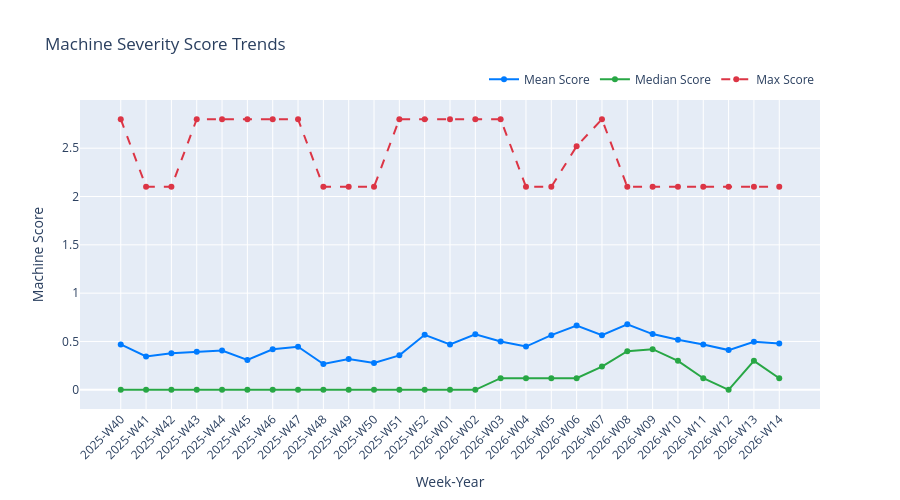

Here is the notebook cell this chart was saved with:
### Code cell
# Machine score trends
print("\n" + "=" * 80)
print("SEVERITY SCORE TRENDS")
print("=" * 80)

# Average machine score by week
avg_machine_scores = machine_status_df.groupby('week_label')['machine_score'].agg(['mean', 'median', 'max'])
print("\nMachine Score Statistics by Week:")
print(avg_machine_scores.round(2).to_string())

# Visualize score trends
fig_scores = go.Figure()

fig_scores.add_trace(go.Scatter(
    x=avg_machine_scores.index,
    y=avg_machine_scores['mean'],
    mode='lines+markers',
    name='Mean Score',
    line=dict(color='#007bff', width=2)
))

fig_scores.add_trace(go.Scatter(
    x=avg_machine_scores.index,
    y=avg_machine_scores['median'],
    mode='lines+markers',
    name='Median Score',
    line=dict(color='#28a745', width=2)
))

fig_scores.add_trace(go.Scatter(
    x=avg_machine_scores.index,
    y=avg_machine_scores['max'],
    mode='lines+markers',
    name='Max Score',
    line=dict(color='#dc3545', width=2, dash='dash')
))

fig_scores.update_layout(
    title='Machine Severity Score Trends',
    xaxis_title='Week-Year',
    yaxis_title='Machine Score',
    xaxis_tickangle=-45,
    height=500,
    legend=dict(orientation="h", yanchor="bottom", y=1.02, xanchor="right", x=1)
)

fig_scores.show()
print("✓ Score trend chart created")

### Figure 1 — Plotly figure (JSON) as saved in the notebook; plotly's stock layout.template omitted (floating-point values rounded to 4 significant figures)
{"data": [{"line": {"color": "#007bff", "width": 2}, "mode": "lines+markers", "name": "Mean Score", "type": "scatter", "x": ["2025-W40", "2025-W41", "2025-W42", "2025-W43", "2025-W44", "2025-W45", "2025-W46", "2025-W47", "2025-W48", "2025-W49", "2025-W50", "2025-W51", "2025-W52", "2026-W01", "2026-W02", "2026-W03", "2026-W04", "2026-W05", "2026-W06", "2026-W07", "2026-W08", "2026-W09", "2026-W10", "2026-W11", "2026-W12", "2026-W13", "2026-W14"], "y": [0.4691, 0.3455, 0.3782, 0.3945, 0.4055, 0.3091, 0.42, 0.4455, 0.2673, 0.3182, 0.2782, 0.3564, 0.5691, 0.4691, 0.5745, 0.5, 0.4473, 0.5655, 0.6655, 0.5655, 0.6782, 0.5764, 0.5182, 0.4691, 0.4109, 0.4964, 0.48]}, {"line": {"color": "#28a745", "width": 2}, "mode": "lines+markers", "name": "Median Score", "type": "scatter", "x": ["2025-W40", "2025-W41", "2025-W42", "2025-W43", "2025-W44", "2025-W45", "2025-W46", "2025-W47", "2025-W48", "2025-W49", "2025-W50", "2025-W51", "2025-W52", "2026-W01", "2026-W02", "2026-W03", "2026-W04", "2026-W05", "2026-W06", "2026-W07", "2026-W08", "2026-W09", "2026-W10", "2026-W11", "2026-W12", "2026-W13", "2026-W14"], "y": [0.0, 0.0, 0.0, 0.0, 0.0, 0.0, 0.0, 0.0, 0.0, 0.0, 0.0, 0.0, 0.0, 0.0, 0.0, 0.12, 0.12, 0.12, 0.12, 0.24, 0.4, 0.42, 0.3, 0.12, 0.0, 0.3, 0.12]}, {"line": {"color": "#dc3545", "dash": "dash", "width": 2}, "mode": "lines+markers", "name": "Max Score", "type": "scatter", "x": ["2025-W40", "2025-W41", "2025-W42", "2025-W43", "2025-W44", "2025-W45", "2025-W46", "2025-W47", "2025-W48", "2025-W49", "2025-W50", "2025-W51", "2025-W52", "2026-W01", "2026-W02", "2026-W03", "2026-W04", "2026-W05", "2026-W06", "2026-W07", "2026-W08", "2026-W09", "2026-W10", "2026-W11", "2026-W12", "2026-W13", "2026-W14"], "y": [2.8, 2.1, 2.1, 2.8, 2.8, 2.8, 2.8, 2.8, 2.1, 2.1, 2.1, 2.8, 2.8, 2.8, 2.8, 2.8, 2.1, 2.1, 2.52, 2.8, 2.1, 2.1, 2.1, 2.1, 2.1, 2.1, 2.1]}], "layout": {"height": 500, "legend": {"orientation": "h", "x": 1, "xanchor": "right", "y": 1.02, "yanchor": "bottom"}, "title": {"text": "Machine Severity Score Trends"}, "xaxis": {"tickangle": -45, "title": {"text": "Week-Year"}}, "yaxis": {"title": {"text": "Machine Score"}}}}
